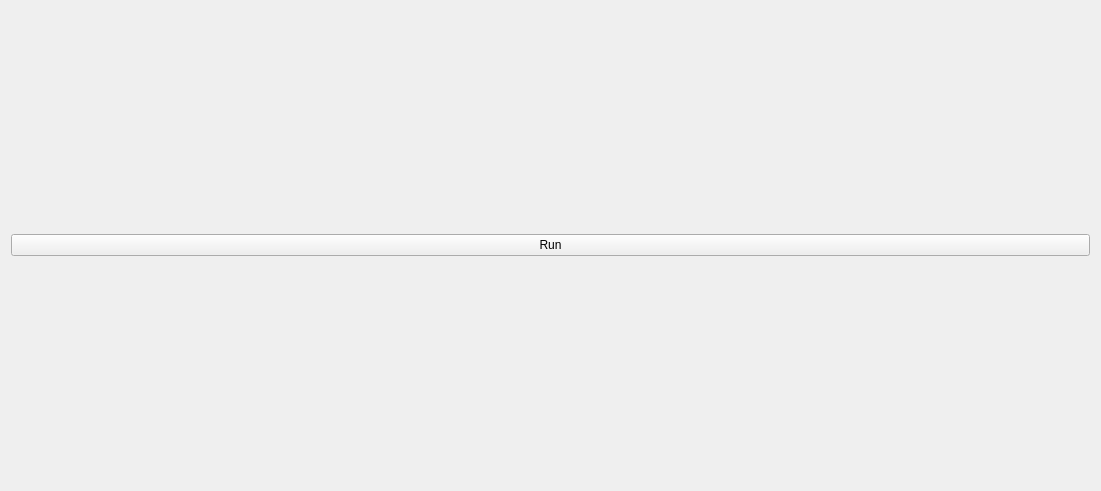
<?xml version="1.0" encoding="UTF-8"?>
<ui version="4.0">
 <class>HyperCube_SchedulerClass</class>
 <widget class="QWidget" name="HyperCube_SchedulerClass">
  <property name="geometry">
   <rect>
    <x>0</x>
    <y>0</y>
    <width>1101</width>
    <height>491</height>
   </rect>
  </property>
  <property name="windowTitle">
   <string>HyperCube_Scheduler</string>
  </property>
  <layout class="QVBoxLayout" name="verticalLayout">
   <item>
    <layout class="QHBoxLayout" name="layout"/>
   </item>
   <item>
    <widget class="QPushButton" name="run">
     <property name="text">
      <string>Run</string>
     </property>
    </widget>
   </item>
  </layout>
 </widget>
 <layoutdefault spacing="6" margin="11"/>
 <resources>
  <include location="HyperCube_Scheduler.qrc"/>
 </resources>
 <connections/>
</ui>
